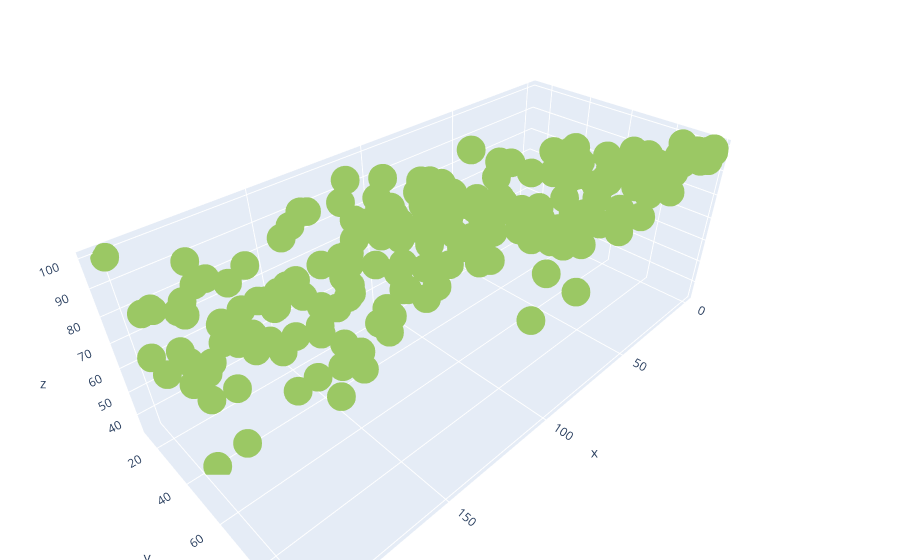

Notebook source saved alongside this figure:
### Code cell
# create trace 1 that is 3d scatter
trace1 = go.Scatter3d(
    x = dataframe.world_rank,
    y = dataframe.research,
    z = dataframe.citations,
    mode = 'markers',
    marker = dict(
        size = 10,
        color = 'rgb(155, 200, 100)',                # set color to an array/list of desired values      
        #colorscale = 'mediumblue'
    )
)

data = [trace1]
layout = go.Layout(
    margin = dict(
        l = 0,
        r = 0,
        b = 0,
        t = 0  
    )
    
)
fig = go.Figure(data = data, layout = layout)
iplot(fig)

### Figure 1 — Plotly figure (JSON) as saved in the notebook; plotly's stock layout.template omitted (floating-point values rounded to 4 significant figures; data arrays with more than 128 entries replaced by an {"elided": "..."} marker saying what was removed)
{"data": [{"marker": {"color": "rgb(155, 200, 100)", "size": 10}, "mode": "markers", "type": "scatter3d", "x": {"elided": "401 str values"}, "y": {"elided": "401 float values"}, "z": {"elided": "401 float values"}}], "layout": {"margin": {"b": 0, "l": 0, "r": 0, "t": 0}}}
